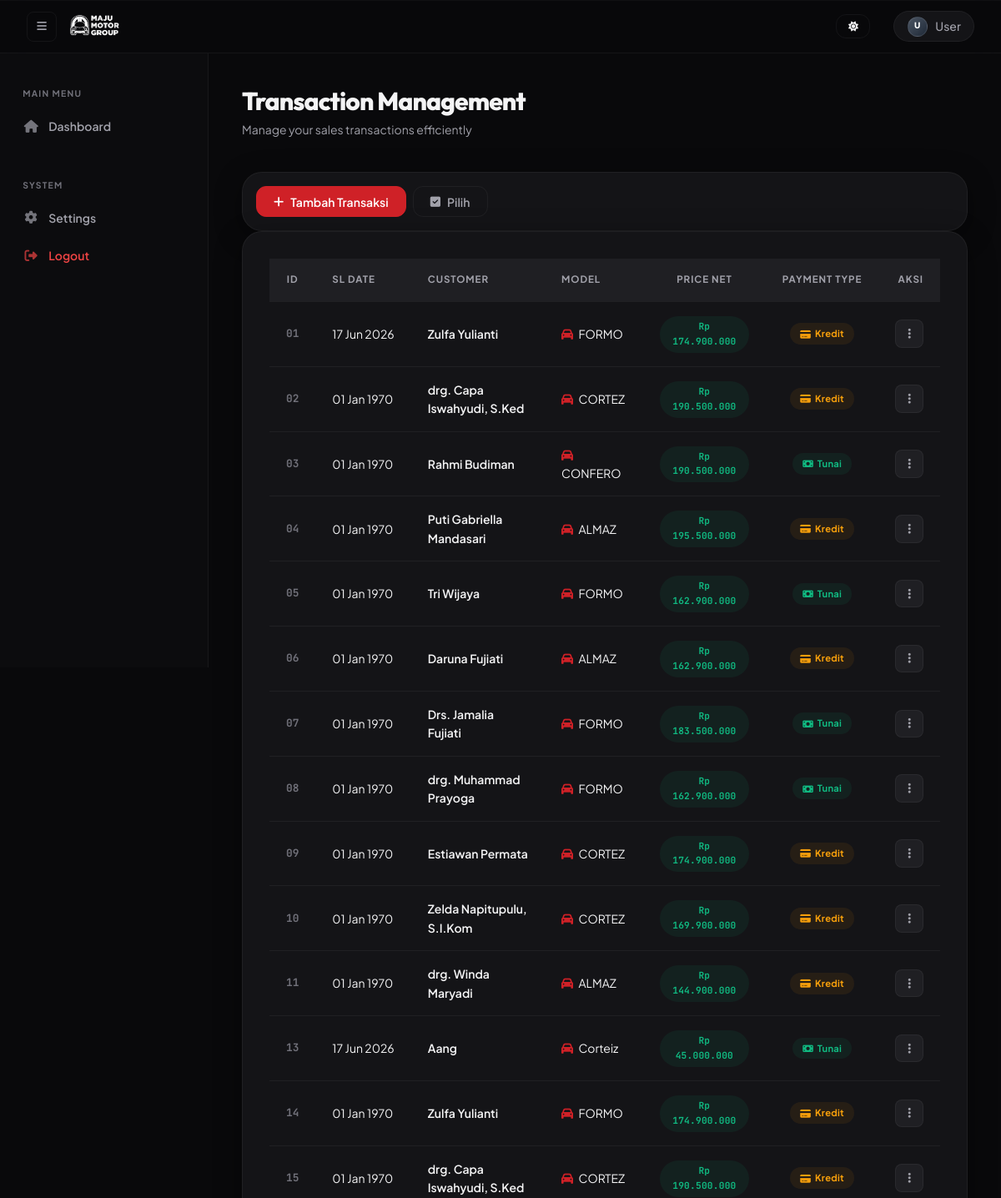
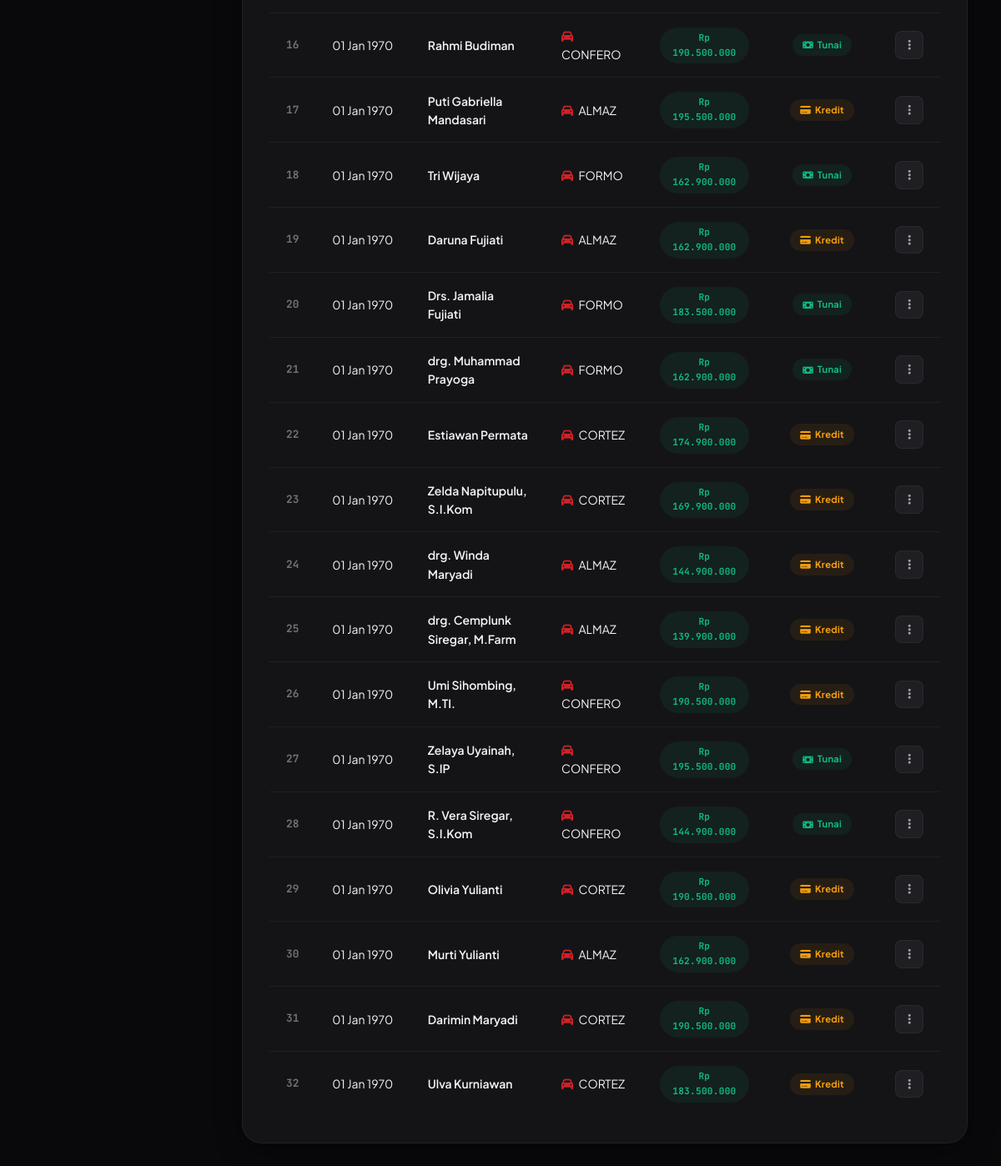
Page /index.php/transaction on the committed database (2 pictures, top to bottom).
### tables this page shows
CREATE TABLE `transactions` (
  `id` int(11) NOT NULL,
  `sl_date` int(11) NOT NULL,
  `tahun` int(11) NOT NULL,
  `bulan` varchar(20) NOT NULL,
  `hari` int(11) NOT NULL,
  `customer` varchar(255) NOT NULL,
  `alamat` text NOT NULL,
  `cust_phone` varchar(50) DEFAULT NULL,
  `sales_name` varchar(255) DEFAULT NULL,
  `spv` varchar(255) DEFAULT NULL,
  `leasing` varchar(255) DEFAULT NULL,
  `insurance` varchar(255) DEFAULT NULL,
  `inv_no` varchar(50) NOT NULL,
  `code` varchar(20) NOT NULL,
  `type` varchar(100) NOT NULL,
  `chassis` varchar(50) NOT NULL,
  `price_list` decimal(15,2) NOT NULL,
  `discount` decimal(15,2) DEFAULT 0.00,
  `price_net` decimal(15,2) NOT NULL,
  `dp_amt` decimal(15,2) DEFAULT 0.00,
  `leasing_amt` decimal(15,2) DEFAULT 0.00,
  `description_2` text DEFAULT NULL,
  `tenor` int(11) DEFAULT 0,
  `ktp_no` varchar(50) DEFAULT NULL,
  `do_status` int(11) DEFAULT 0,
  `tunai_kredit` enum('Tunai','Kredit') NOT NULL,
  `model` varchar(50) NOT NULL,
  `created_at` timestamp NOT NULL DEFAULT current_timestamp()
);

### application/controllers/Transaction.php (called while the page is built, shortened)
<?php
class Transaction extends CI_Controller {
    public function __construct() {
        $this->load->model('Transaction_model');
        $this->load->helper('url');
        $this->load->library('form_validation');
    }
    public function index() {
        $data['transactions'] = $this->Transaction_model->get_all_transactions();
        $data['title'] = 'Transaction List';
        $this->load->view('transaction/Transactions_view', $data);
    }
}

### index.php (called while the page is built, shortened)
<?php
require_once BASEPATH.'core/CodeIgniter.php';

### application/models/Transaction_model.php (called while the page is built, shortened)
<?php
class Transaction_model extends CI_Model {
    public function get_all_transactions() {
        $query = $this->db->get('transactions');
        return $query->result_array();
    }
}

### application/views/transaction/transactions_view.php (the view, shortened to what this page needs)
<!DOCTYPE html>
<html lang="en">
<head>
    <link rel="stylesheet" href="https://cdnjs.cloudflare.com/ajax/libs/font-awesome/6.4.0/css/all.min.css">
    <link rel="stylesheet" href="<?= base_url('assets/css/wuling.css'); ?>">
</head>
<body>
    <div class="wl-layout">
        <main class="wl-main">
            <div class="wl-page-header wl-fade-up-2 wl-flex wl-items-center wl-justify-between">
                <div>
                    <h1 class="wl-page-title">Transaction Management</h1>
                    <p class="wl-page-subtitle">Manage your sales transactions efficiently</p>
                </div>
            </div>
            <div class="wl-card wl-fade-up-3 wl-mb-6" style="padding: 1rem;">
                <div class="wl-flex wl-justify-between wl-items-center">
                    <div id="normalModeControls" class="wl-flex wl-gap-2 wl-items-center">
                        <a href="<?= site_url('transaction/Transactions_form'); ?>" class="wl-btn wl-btn-primary">
                            <i class="fas fa-plus"></i> Tambah Transaksi
                        </a>
                        <button type="button" id="bulkSelectBtn" class="wl-btn" onclick="toggleBulkMode()"
                            style="background: transparent; border: 1px solid var(--border); color: var(--text-secondary); font-size: 0.875rem;">
                            <i class="fas fa-check-square"></i> Pilih
                        </button>
                    </div>
                </div>
            </div>
            <div class="wl-card wl-fade-up-4">
                <div style="overflow-x: auto;">
                    <table class="wl-table">
                        <thead>
                            <tr>
                                <th style="text-align:center;">ID</th>
                                <th>SL Date</th>
                                <th>Customer</th>
                                <th>Model</th>
                                <th style="text-align:center;">Price Net</th>
                                <th style="text-align:center;">Payment Type</th>
                                <th style="text-align: right;">Aksi</th>
                            </tr>
                        </thead>
                        <tbody>
                            <?php foreach ($transactions as $transaction): ?>
                                <tr style="vertical-align: middle;">
                                    <td style="text-align:center; font-family: var(--font-mono); font-weight:700; font-size:0.8rem; color:var(--text-muted);"><?= str_pad($transaction['id'], 2, '0', STR_PAD_LEFT) ?></td>
                                    <td style="white-space:nowrap; font-size:0.875rem;"><?= date('d M Y', strtotime($transaction['sl_date'])); ?></td>
                                    <td style="font-weight:600; font-size:0.875rem;"><?= htmlspecialchars($transaction['customer']); ?></td>
                                    <td><i class="fas fa-car" style="color: var(--accent); margin-right:0.4rem;"></i><?= htmlspecialchars($transaction['model']); ?></td>
                                    <td style="text-align:center;">
                                        <span class="wl-badge wl-badge-success" style="font-family:var(--font-mono); font-weight:700;">Rp <?= number_format($transaction['price_net'], 0, ',', '.'); ?></span>
                                    </td>
                                    <td style="text-align:center;">
                                        <?php if(strtolower($transaction['tunai_kredit']) == 'tunai'): ?>
                                            <span class="wl-badge wl-badge-success"><i class="fas fa-money-bill wl-mr-1"></i> <?= $transaction['tunai_kredit']; ?></span>
                                        <?php else: ?>
                                            <span class="wl-badge wl-badge-warning"><i class="fas fa-credit-card wl-mr-1"></i> <?= $transaction['tunai_kredit']; ?></span>
                                        <?php endif; ?>
                                    </td>
                                    <td style="text-align: right;">
                                        <div class="wl-dropdown">
                                            <button type="button" class="wl-dropdown-trigger" onclick="toggleActionDropdown(this.parentElement, event)" aria-haspopup="true" aria-expanded="false" aria-label="Menu aksi">
                                                <i class="fas fa-ellipsis-v"></i>
                                            </button>
                                        </div>
                                    </td>
                                </tr>
                            <?php endforeach; ?>
                        </tbody>
                    </table>
                </div>
            </div>
        </main>
    </div>
</body>
</html>

### rows in the picture
transactions: id "01", sl_date "17 Jun 2026", customer "Zulfa Yulianti", model "FORMO", price_net "174.900.000", tunai_kredit "Kredit"
transactions: id "02", sl_date "01 Jan 1970", customer "drg. Capa Iswahyudi, S.Ked", model "CORTEZ", price_net "190.500.000", tunai_kredit "Kredit"
transactions: id "03", sl_date "01 Jan 1970", customer "Rahmi Budiman", model "CONFERO", price_net "190.500.000", tunai_kredit "Tunai"
transactions: id "04", sl_date "01 Jan 1970", customer "Puti Gabriella Mandasari", model "ALMAZ", price_net "195.500.000", tunai_kredit "Kredit"
transactions: id "05", sl_date "01 Jan 1970", customer "Tri Wijaya", model "FORMO", price_net "162.900.000", tunai_kredit "Tunai"
transactions: id "06", sl_date "01 Jan 1970", customer "Daruna Fujiati", model "ALMAZ", price_net "162.900.000", tunai_kredit "Kredit"
transactions: id "07", sl_date "01 Jan 1970", customer "Drs. Jamalia Fujiati", model "FORMO", price_net "183.500.000", tunai_kredit "Tunai"
transactions: id "08", sl_date "01 Jan 1970", customer "drg. Muhammad Prayoga", model "FORMO", price_net "162.900.000", tunai_kredit "Tunai"
transactions: id "09", sl_date "01 Jan 1970", customer "Estiawan Permata", model "CORTEZ", price_net "174.900.000", tunai_kredit "Kredit"
transactions: id "10", sl_date "01 Jan 1970", customer "Zelda Napitupulu, S.I.Kom", model "CORTEZ", price_net "169.900.000", tunai_kredit "Kredit"
transactions: id "11", sl_date "01 Jan 1970", customer "drg. Winda Maryadi", model "ALMAZ", price_net "144.900.000", tunai_kredit "Kredit"
transactions: id "13", sl_date "17 Jun 2026", customer "Aang", model "Corteiz", price_net "45.000.000", tunai_kredit "Tunai"
transactions: id "14", sl_date "01 Jan 1970", customer "Zulfa Yulianti", model "FORMO", price_net "174.900.000", tunai_kredit "Kredit"
transactions: id "15", sl_date "01 Jan 1970", customer "drg. Capa Iswahyudi, S.Ked", model "CORTEZ", price_net "190.500.000", tunai_kredit "Kredit"
transactions: id "16", sl_date "01 Jan 1970", customer "Rahmi Budiman", model "CONFERO", price_net "190.500.000", tunai_kredit "Tunai"
transactions: id "17", sl_date "01 Jan 1970", customer "Puti Gabriella Mandasari", model "ALMAZ", price_net "195.500.000", tunai_kredit "Kredit"
transactions: id "18", sl_date "01 Jan 1970", customer "Tri Wijaya", model "FORMO", price_net "162.900.000", tunai_kredit "Tunai"
transactions: id "19", sl_date "01 Jan 1970", customer "Daruna Fujiati", model "ALMAZ", price_net "162.900.000", tunai_kredit "Kredit"
transactions: id "20", sl_date "01 Jan 1970", customer "Drs. Jamalia Fujiati", model "FORMO", price_net "183.500.000", tunai_kredit "Tunai"
transactions: id "21", sl_date "01 Jan 1970", customer "drg. Muhammad Prayoga", model "FORMO", price_net "162.900.000", tunai_kredit "Tunai"
transactions: id "22", sl_date "01 Jan 1970", customer "Estiawan Permata", model "CORTEZ", price_net "174.900.000", tunai_kredit "Kredit"
transactions: id "23", sl_date "01 Jan 1970", customer "Zelda Napitupulu, S.I.Kom", model "CORTEZ", price_net "169.900.000", tunai_kredit "Kredit"
transactions: id "24", sl_date "01 Jan 1970", customer "drg. Winda Maryadi", model "ALMAZ", price_net "144.900.000", tunai_kredit "Kredit"
transactions: id "25", sl_date "01 Jan 1970", customer "drg. Cemplunk Siregar, M.Farm", model "ALMAZ", price_net "139.900.000", tunai_kredit "Kredit"
transactions: id "26", sl_date "01 Jan 1970", customer "Umi Sihombing, M.TI.", model "CONFERO", price_net "190.500.000", tunai_kredit "Kredit"
transactions: id "27", sl_date "01 Jan 1970", customer "Zelaya Uyainah, S.IP", model "CONFERO", price_net "195.500.000", tunai_kredit "Tunai"
transactions: id "28", sl_date "01 Jan 1970", customer "R. Vera Siregar, S.I.Kom", model "CONFERO", price_net "144.900.000", tunai_kredit "Tunai"
transactions: id "29", sl_date "01 Jan 1970", customer "Olivia Yulianti", model "CORTEZ", price_net "190.500.000", tunai_kredit "Kredit"
transactions: id "30", sl_date "01 Jan 1970", customer "Murti Yulianti", model "ALMAZ", price_net "162.900.000", tunai_kredit "Kredit"
transactions: id "31", sl_date "01 Jan 1970", customer "Darimin Maryadi", model "CORTEZ", price_net "190.500.000", tunai_kredit "Kredit"
transactions: id "32", sl_date "01 Jan 1970", customer "Ulva Kurniawan", model "CORTEZ", price_net "183.500.000", tunai_kredit "Kredit"

### other values in the picture
$user_initial "U"
$user_name "User"
